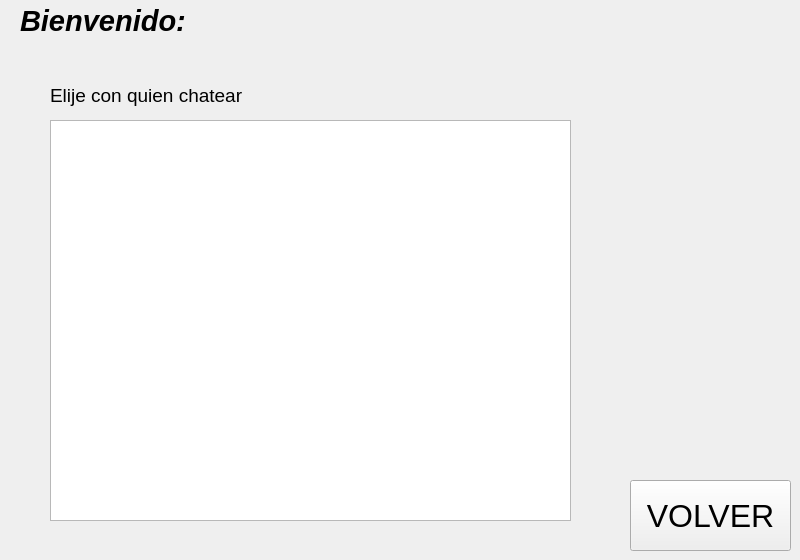
      <widget class="QWidget" name="page_9">
       <widget class="QListView" name="listView_2">
        <property name="geometry">
         <rect>
          <x>50</x>
          <y>120</y>
          <width>521</width>
          <height>401</height>
         </rect>
        </property>
       </widget>
       <widget class="QLabel" name="label_20">
        <property name="geometry">
         <rect>
          <x>20</x>
          <y>-20</y>
          <width>171</width>
          <height>81</height>
         </rect>
        </property>
        <property name="font">
         <font>
          <pointsize>22</pointsize>
          <italic>true</italic>
          <bold>true</bold>
         </font>
        </property>
        <property name="text">
         <string>Bienvenido: </string>
        </property>
       </widget>
       <widget class="QLabel" name="label_21">
        <property name="geometry">
         <rect>
          <x>180</x>
          <y>-20</y>
          <width>391</width>
          <height>81</height>
         </rect>
        </property>
        <property name="palette">
         <palette>
          <active>
           <colorrole role="WindowText">
            <brush brushstyle="SolidPattern">
             <color alpha="255">
              <red>0</red>
              <green>85</green>
              <blue>255</blue>
             </color>
            </brush>
           </colorrole>
           <colorrole role="Button">
            <brush brushstyle="SolidPattern">
             <color alpha="255">
              <red>0</red>
              <green>85</green>
              <blue>255</blue>
             </color>
            </brush>
           </colorrole>
           <colorrole role="Light">
            <brush brushstyle="SolidPattern">
             <color alpha="255">
              <red>127</red>
              <green>170</green>
              <blue>255</blue>
             </color>
            </brush>
           </colorrole>
           <colorrole role="Midlight">
            <brush brushstyle="SolidPattern">
             <color alpha="255">
              <red>63</red>
              <green>127</green>
              <blue>255</blue>
             </color>
            </brush>
           </colorrole>
           <colorrole role="Dark">
            <brush brushstyle="SolidPattern">
             <color alpha="255">
              <red>0</red>
              <green>42</green>
              <blue>127</blue>
             </color>
            </brush>
           </colorrole>
           <colorrole role="Mid">
            <brush brushstyle="SolidPattern">
             <color alpha="255">
              <red>0</red>
              <green>57</green>
              <blue>170</blue>
             </color>
            </brush>
           </colorrole>
           <colorrole role="Text">
            <brush brushstyle="SolidPattern">
             <color alpha="255">
              <red>0</red>
              <green>85</green>
              <blue>255</blue>
             </color>
            </brush>
           </colorrole>
           <colorrole role="BrightText">
            <brush brushstyle="SolidPattern">
             <color alpha="255">
              <red>255</red>
              <green>255</green>
              <blue>255</blue>
             </color>
            </brush>
           </colorrole>
           <colorrole role="ButtonText">
            <brush brushstyle="SolidPattern">
             <color alpha="255">
              <red>0</red>
              <green>85</green>
              <blue>255</blue>
             </color>
            </brush>
           </colorrole>
           <colorrole role="Base">
            <brush brushstyle="SolidPattern">
             <color alpha="255">
              <red>255</red>
              <green>255</green>
              <blue>255</blue>
             </color>
            </brush>
           </colorrole>
           <colorrole role="Window">
            <brush brushstyle="SolidPattern">
             <color alpha="255">
              <red>0</red>
              <green>85</green>
              <blue>255</blue>
             </color>
            </brush>
           </colorrole>
           <colorrole role="Shadow">
            <brush brushstyle="SolidPattern">
             <color alpha="255">
              <red>0</red>
              <green>85</green>
              <blue>255</blue>
             </color>
            </brush>
           </colorrole>
           <colorrole role="AlternateBase">
            <brush brushstyle="SolidPattern">
             <color alpha="255">
              <red>127</red>
              <green>170</green>
              <blue>255</blue>
             </color>
            </brush>
           </colorrole>
           <colorrole role="ToolTipBase">
            <brush brushstyle="SolidPattern">
             <color alpha="255">
              <red>255</red>
              <green>255</green>
              <blue>220</blue>
             </color>
            </brush>
           </colorrole>
           <colorrole role="ToolTipText">
            <brush brushstyle="SolidPattern">
             <color alpha="255">
              <red>0</red>
              <green>85</green>
              <blue>255</blue>
             </color>
            </brush>
           </colorrole>
           <colorrole role="PlaceholderText">
            <brush brushstyle="SolidPattern">
             <color alpha="127">
              <red>0</red>
              <green>85</green>
              <blue>255</blue>
             </color>
            </brush>
           </colorrole>
           <colorrole role="Accent">
            <brush brushstyle="SolidPattern">
             <color alpha="255">
              <red>255</red>
              <green>255</green>
              <blue>255</blue>
             </color>
            </brush>
           </colorrole>
          </active>
          <inactive>
           <colorrole role="WindowText">
            <brush brushstyle="SolidPattern">
             <color alpha="255">
              <red>0</red>
              <green>85</green>
              <blue>255</blue>
             </color>
            </brush>
           </colorrole>
           <colorrole role="Button">
            <brush brushstyle="SolidPattern">
             <color alpha="255">
              <red>0</red>
              <green>85</green>
              <blue>255</blue>
             </color>
            </brush>
           </colorrole>
           <colorrole role="Light">
            <brush brushstyle="SolidPattern">
             <color alpha="255">
              <red>127</red>
              <green>170</green>
              <blue>255</blue>
             </color>
            </brush>
           </colorrole>
           <colorrole role="Midlight">
            <brush brushstyle="SolidPattern">
             <color alpha="255">
              <red>63</red>
              <green>127</green>
              <blue>255</blue>
             </color>
            </brush>
           </colorrole>
           <colorrole role="Dark">
            <brush brushstyle="SolidPattern">
             <color alpha="255">
              <red>0</red>
              <green>42</green>
              <blue>127</blue>
             </color>
            </brush>
           </colorrole>
           <colorrole role="Mid">
            <brush brushstyle="SolidPattern">
             <color alpha="255">
              <red>0</red>
              <green>57</green>
              <blue>170</blue>
             </color>
            </brush>
           </colorrole>
           <colorrole role="Text">
            <brush brushstyle="SolidPattern">
             <color alpha="255">
              <red>0</red>
              <green>85</green>
              <blue>255</blue>
             </color>
            </brush>
           </colorrole>
           <colorrole role="BrightText">
            <brush brushstyle="SolidPattern">
             <color alpha="255">
              <red>255</red>
              <green>255</green>
              <blue>255</blue>
             </color>
            </brush>
           </colorrole>
           <colorrole role="ButtonText">
            <brush brushstyle="SolidPattern">
             <color alpha="255">
              <red>0</red>
              <green>85</green>
              <blue>255</blue>
             </color>
            </brush>
           </colorrole>
           <colorrole role="Base">
            <brush brushstyle="SolidPattern">
             <color alpha="255">
              <red>255</red>
              <green>255</green>
              <blue>255</blue>
             </color>
            </brush>
           </colorrole>
           <colorrole role="Window">
            <brush brushstyle="SolidPattern">
             <color alpha="255">
              <red>0</red>
              <green>85</green>
              <blue>255</blue>
             </color>
            </brush>
           </colorrole>
           <colorrole role="Shadow">
            <brush brushstyle="SolidPattern">
             <color alpha="255">
              <red>0</red>
              <green>85</green>
              <blue>255</blue>
             </color>
            </brush>
           </colorrole>
           <colorrole role="HighlightedText">
            <brush brushstyle="SolidPattern">
             <color alpha="255">
              <red>0</red>
              <green>0</green>
              <blue>255</blue>
             </color>
            </brush>
           </colorrole>
           <colorrole role="AlternateBase">
            <brush brushstyle="SolidPattern">
             <color alpha="255">
              <red>127</red>
              <green>170</green>
              <blue>255</blue>
             </color>
            </brush>
           </colorrole>
           <colorrole role="ToolTipBase">
            <brush brushstyle="SolidPattern">
             <color alpha="255">
              <red>255</red>
              <green>255</green>
              <blue>220</blue>
             </color>
            </brush>
           </colorrole>
           <colorrole role="ToolTipText">
            <brush brushstyle="SolidPattern">
             <color alpha="255">
              <red>0</red>
              <green>85</green>
              <blue>255</blue>
             </color>
            </brush>
           </colorrole>
           <colorrole role="PlaceholderText">
            <brush brushstyle="SolidPattern">
             <color alpha="127">
              <red>0</red>
              <green>85</green>
              <blue>255</blue>
             </color>
            </brush>
           </colorrole>
           <colorrole role="Accent">
            <brush brushstyle="SolidPattern">
             <color alpha="255">
              <red>255</red>
              <green>255</green>
              <blue>255</blue>
             </color>
            </brush>
           </colorrole>
          </inactive>
          <disabled>
           <colorrole role="WindowText">
            <brush brushstyle="SolidPattern">
             <color alpha="255">
              <red>0</red>
              <green>42</green>
              <blue>127</blue>
             </color>
            </brush>
           </colorrole>
           <colorrole role="Button">
            <brush brushstyle="SolidPattern">
             <color alpha="255">
              <red>0</red>
              <green>85</green>
              <blue>255</blue>
             </color>
            </brush>
           </colorrole>
           <colorrole role="Light">
            <brush brushstyle="SolidPattern">
             <color alpha="255">
              <red>127</red>
              <green>170</green>
              <blue>255</blue>
             </color>
            </brush>
           </colorrole>
           <colorrole role="Midlight">
            <brush brushstyle="SolidPattern">
             <color alpha="255">
              <red>63</red>
              <green>127</green>
              <blue>255</blue>
             </color>
            </brush>
           </colorrole>
           <colorrole role="Dark">
            <brush brushstyle="SolidPattern">
             <color alpha="255">
              <red>0</red>
              <green>42</green>
              <blue>127</blue>
             </color>
            </brush>
           </colorrole>
           <colorrole role="Mid">
            <brush brushstyle="SolidPattern">
             <color alpha="255">
              <red>0</red>
              <green>57</green>
              <blue>170</blue>
             </color>
            </brush>
           </colorrole>
           <colorrole role="Text">
            <brush brushstyle="SolidPattern">
             <color alpha="255">
              <red>0</red>
              <green>42</green>
              <blue>127</blue>
             </color>
            </brush>
           </colorrole>
           <colorrole role="BrightText">
            <brush brushstyle="SolidPattern">
             <color alpha="255">
              <red>255</red>
              <green>255</green>
              <blue>255</blue>
             </color>
            </brush>
           </colorrole>
           <colorrole role="ButtonText">
            <brush brushstyle="SolidPattern">
             <color alpha="255">
              <red>0</red>
              <green>42</green>
              <blue>127</blue>
             </color>
            </brush>
           </colorrole>
           <colorrole role="Base">
            <brush brushstyle="SolidPattern">
             <color alpha="255">
              <red>0</red>
              <green>85</green>
              <blue>255</blue>
             </color>
            </brush>
           </colorrole>
           <colorrole role="Window">
            <brush brushstyle="SolidPattern">
             <color alpha="255">
              <red>0</red>
              <green>85</green>
              <blue>255</blue>
             </color>
            </brush>
           </colorrole>
           <colorrole role="Shadow">
            <brush brushstyle="SolidPattern">
             <color alpha="255">
              <red>0</red>
              <green>85</green>
              <blue>255</blue>
             </color>
            </brush>
           </colorrole>
           <colorrole role="AlternateBase">
            <brush brushstyle="SolidPattern">
             <color alpha="255">
              <red>0</red>
              <green>85</green>
              <blue>255</blue>
             </color>
            </brush>
           </colorrole>
           <colorrole role="ToolTipBase">
            <brush brushstyle="SolidPattern">
             <color alpha="255">
              <red>255</red>
              <green>255</green>
              <blue>220</blue>
             </color>
            </brush>
           </colorrole>
           <colorrole role="ToolTipText">
            <brush brushstyle="SolidPattern">
             <color alpha="255">
              <red>0</red>
              <green>85</green>
              <blue>255</blue>
             </color>
            </brush>
           </colorrole>
           <colorrole role="PlaceholderText">
            <brush brushstyle="SolidPattern">
             <color alpha="127">
              <red>0</red>
              <green>85</green>
              <blue>255</blue>
             </color>
            </brush>
           </colorrole>
           <colorrole role="Accent">
            <brush brushstyle="SolidPattern">
             <color alpha="255">
              <red>76</red>
              <green>136</green>
              <blue>255</blue>
             </color>
            </brush>
           </colorrole>
          </disabled>
         </palette>
        </property>
        <property name="font">
         <font>
          <pointsize>22</pointsize>
          <italic>true</italic>
          <bold>true</bold>
         </font>
        </property>
        <property name="styleSheet">
         <string notr="true">rgb:(0, 85, 255)</string>
        </property>
        <property name="text">
         <string/>
        </property>
       </widget>
       <widget class="QLabel" name="label_22">
        <property name="geometry">
         <rect>
          <x>50</x>
          <y>70</y>
          <width>521</width>
          <height>51</height>
         </rect>
        </property>
        <property name="font">
         <font>
          <pointsize>14</pointsize>
          <italic>false</italic>
          <bold>false</bold>
         </font>
        </property>
        <property name="text">
         <string>Elije con quien chatear</string>
        </property>
       </widget>
       <widget class="QPushButton" name="pushButton_15">
        <property name="geometry">
         <rect>
          <x>630</x>
          <y>480</y>
          <width>161</width>
          <height>71</height>
         </rect>
        </property>
        <property name="font">
         <font>
          <pointsize>24</pointsize>
         </font>
        </property>
        <property name="text">
         <string>VOLVER</string>
        </property>
       </widget>
      </widget>
